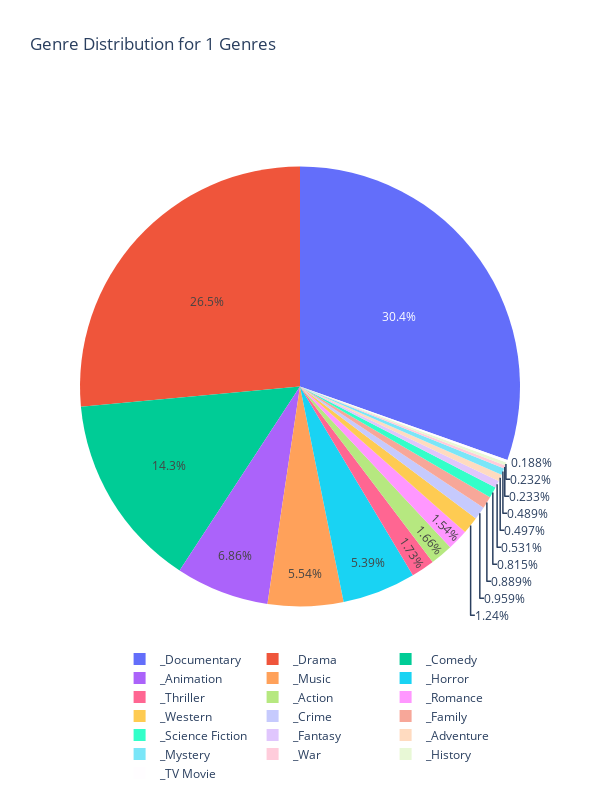
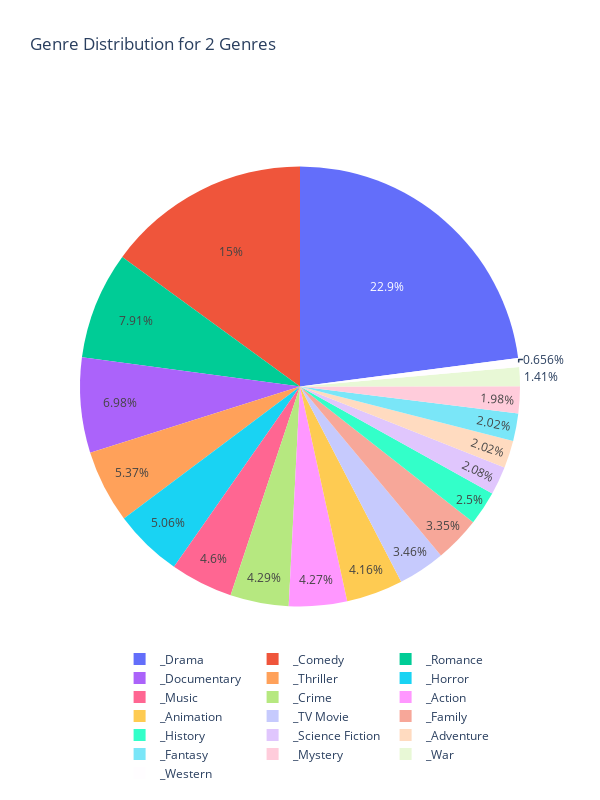
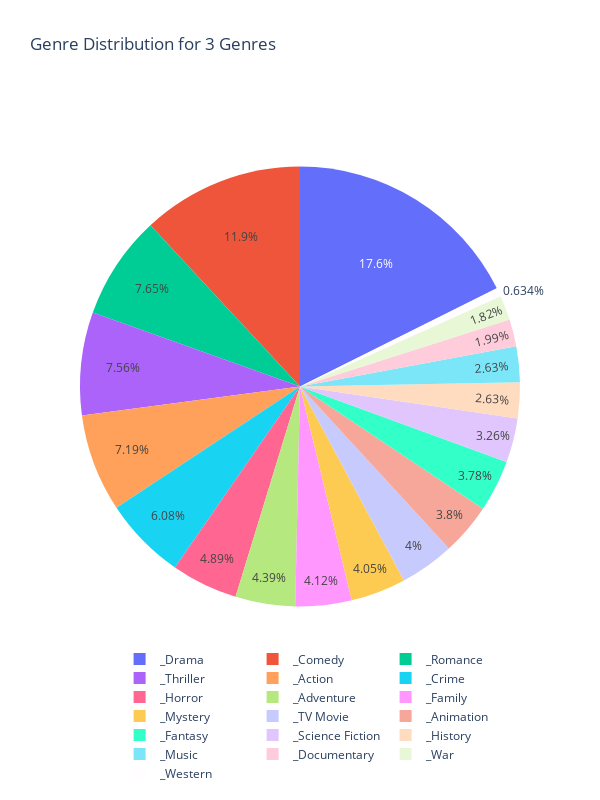
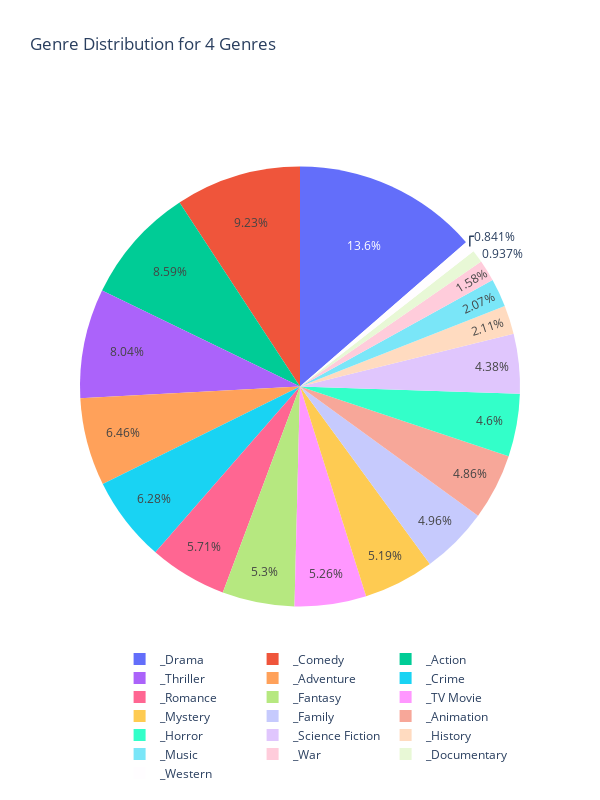

The notebook cell these images were saved under, in order:
### Code cell
import plotly.express as px

# Iterate over the genre counts and create a pie chart for each count
for i in [1, 2, 3, 4]:
    # Filter the dataframe for the current genre count
    filtered_df = encoded_df[encoded_df["genre_count"] == i]

    # Get the genre counts for the current count
    genre_counts = filtered_df.iloc[:, :-1].sum()

    # Plot the pie chart
    fig = px.pie(
        genre_counts,
        values=genre_counts.values,
        names=genre_counts.index,
        title=f"Genre Distribution for {i} Genres",
    )

    # Update the layout to show the whole legend
    fig.update_layout(
        legend=dict(orientation="h", yanchor="bottom", x=0.09, y=-0.2),
        width=600,
        height=800,
    )

    fig.show()

### Figure 1 — Plotly figure (JSON) as saved in the notebook; plotly's stock layout.template omitted (floating-point values rounded to 4 significant figures)
{"data": [{"domain": {"x": [0, 1], "y": [0, 1]}, "hovertemplate": "index=%{label}<br>value=%{value}<extra></extra>", "labels": ["_Action", "_Adventure", "_Animation", "_Comedy", "_Crime", "_Documentary", "_Drama", "_Family", "_Fantasy", "_History", "_Horror", "_Music", "_Mystery", "_Romance", "_Science Fiction", "_TV Movie", "_Thriller", "_War", "_Western"], "legendgroup": "", "name": "", "showlegend": true, "type": "pie", "values": [5374, 1610, 22219, 46377, 3109, 98560, 85760, 2880, 1720, 753, 17478, 17959, 1586, 4993, 2640, 609, 5609, 755, 4032]}], "layout": {"height": 800, "legend": {"orientation": "h", "tracegroupgap": 0, "x": 0.09, "y": -0.2, "yanchor": "bottom"}, "title": {"text": "Genre Distribution for 1 Genres"}, "width": 600}}

### Figure 2 — Plotly figure (JSON) as saved in the notebook; plotly's stock layout.template omitted (floating-point values rounded to 4 significant figures)
{"data": [{"domain": {"x": [0, 1], "y": [0, 1]}, "hovertemplate": "index=%{label}<br>value=%{value}<extra></extra>", "labels": ["_Action", "_Adventure", "_Animation", "_Comedy", "_Crime", "_Documentary", "_Drama", "_Family", "_Fantasy", "_History", "_Horror", "_Music", "_Mystery", "_Romance", "_Science Fiction", "_TV Movie", "_Thriller", "_War", "_Western"], "legendgroup": "", "name": "", "showlegend": true, "type": "pie", "values": [12823, 6073, 12505, 44996, 12886, 20975, 68891, 10075, 6061, 7510, 15215, 13817, 5939, 23756, 6242, 10387, 16138, 4232, 1971]}], "layout": {"height": 800, "legend": {"orientation": "h", "tracegroupgap": 0, "x": 0.09, "y": -0.2, "yanchor": "bottom"}, "title": {"text": "Genre Distribution for 2 Genres"}, "width": 600}}

### Figure 3 — Plotly figure (JSON) as saved in the notebook; plotly's stock layout.template omitted (floating-point values rounded to 4 significant figures)
{"data": [{"domain": {"x": [0, 1], "y": [0, 1]}, "hovertemplate": "index=%{label}<br>value=%{value}<extra></extra>", "labels": ["_Action", "_Adventure", "_Animation", "_Comedy", "_Crime", "_Documentary", "_Drama", "_Family", "_Fantasy", "_History", "_Horror", "_Music", "_Mystery", "_Romance", "_Science Fiction", "_TV Movie", "_Thriller", "_War", "_Western"], "legendgroup": "", "name": "", "showlegend": true, "type": "pie", "values": [13078, 7978, 6906, 21638, 11057, 3619, 32063, 7498, 6880, 4777, 8891, 4776, 7374, 13913, 5925, 7276, 13746, 3306, 1153]}], "layout": {"height": 800, "legend": {"orientation": "h", "tracegroupgap": 0, "x": 0.09, "y": -0.2, "yanchor": "bottom"}, "title": {"text": "Genre Distribution for 3 Genres"}, "width": 600}}

### Figure 4 — Plotly figure (JSON) as saved in the notebook; plotly's stock layout.template omitted (floating-point values rounded to 4 significant figures)
{"data": [{"domain": {"x": [0, 1], "y": [0, 1]}, "hovertemplate": "index=%{label}<br>value=%{value}<extra></extra>", "labels": ["_Action", "_Adventure", "_Animation", "_Comedy", "_Crime", "_Documentary", "_Drama", "_Family", "_Fantasy", "_History", "_Horror", "_Music", "_Mystery", "_Romance", "_Science Fiction", "_TV Movie", "_Thriller", "_War", "_Western"], "legendgroup": "", "name": "", "showlegend": true, "type": "pie", "values": [4791, 3602, 2714, 5147, 3505, 523, 7595, 2767, 2959, 1177, 2564, 1156, 2896, 3185, 2445, 2934, 4484, 879, 469]}], "layout": {"height": 800, "legend": {"orientation": "h", "tracegroupgap": 0, "x": 0.09, "y": -0.2, "yanchor": "bottom"}, "title": {"text": "Genre Distribution for 4 Genres"}, "width": 600}}
